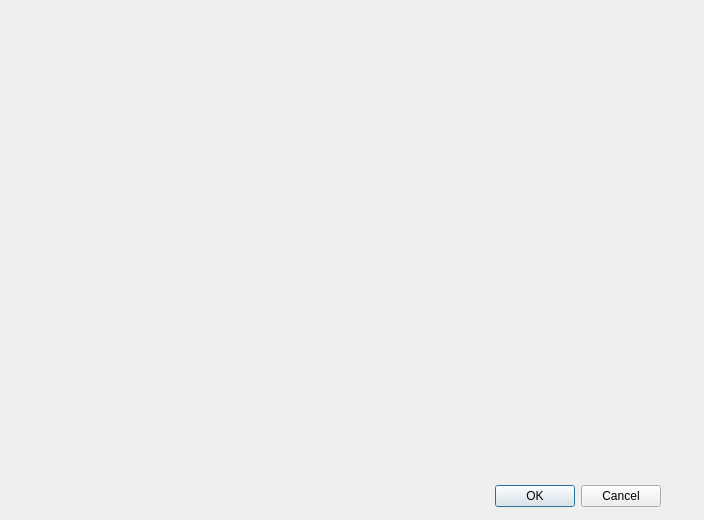
<?xml version="1.0" encoding="UTF-8"?>
<ui version="4.0">
 <class>camera_caliabration</class>
 <widget class="QDialog" name="camera_caliabration">
  <property name="geometry">
   <rect>
    <x>0</x>
    <y>0</y>
    <width>704</width>
    <height>520</height>
   </rect>
  </property>
  <property name="windowTitle">
   <string>Dialog</string>
  </property>
  <widget class="QDialogButtonBox" name="buttonBox">
   <property name="geometry">
    <rect>
     <x>320</x>
     <y>480</y>
     <width>341</width>
     <height>32</height>
    </rect>
   </property>
   <property name="orientation">
    <enum>Qt::Horizontal</enum>
   </property>
   <property name="standardButtons">
    <set>QDialogButtonBox::Cancel|QDialogButtonBox::Ok</set>
   </property>
  </widget>
 </widget>
 <resources/>
 <connections>
  <connection>
   <sender>buttonBox</sender>
   <signal>accepted()</signal>
   <receiver>camera_caliabration</receiver>
   <slot>accept()</slot>
   <hints>
    <hint type="sourcelabel">
     <x>248</x>
     <y>254</y>
    </hint>
    <hint type="destinationlabel">
     <x>157</x>
     <y>274</y>
    </hint>
   </hints>
  </connection>
  <connection>
   <sender>buttonBox</sender>
   <signal>rejected()</signal>
   <receiver>camera_caliabration</receiver>
   <slot>reject()</slot>
   <hints>
    <hint type="sourcelabel">
     <x>316</x>
     <y>260</y>
    </hint>
    <hint type="destinationlabel">
     <x>286</x>
     <y>274</y>
    </hint>
   </hints>
  </connection>
 </connections>
</ui>
